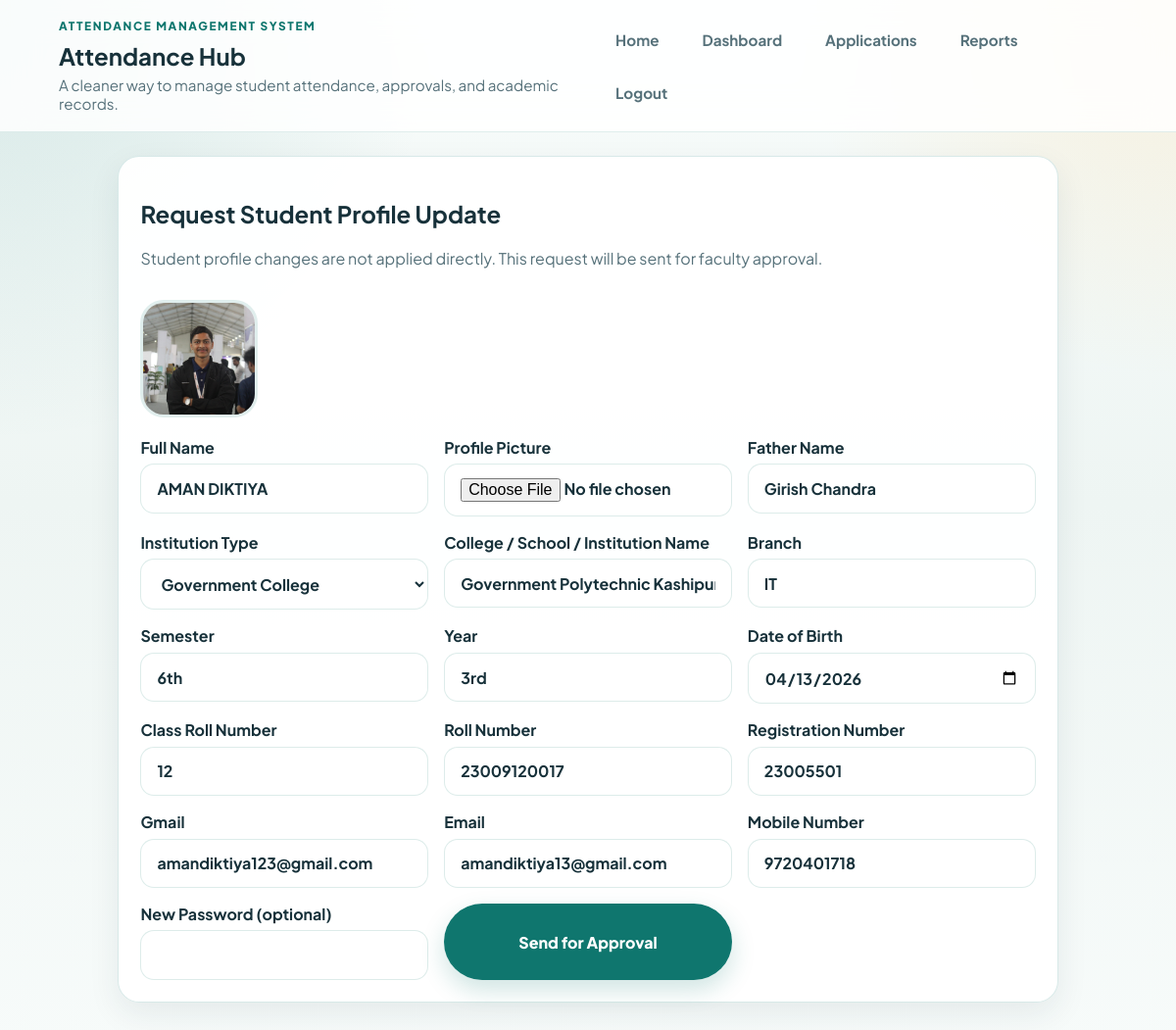
/student/profile/edit (signed in), run on the app's committed database.
### tables this page shows
CREATE TABLE users (
    id INTEGER PRIMARY KEY AUTOINCREMENT,
    role TEXT NOT NULL CHECK (role IN ('admin', 'faculty', 'student')),
    roll_number TEXT UNIQUE,
    registration_number TEXT UNIQUE,
    full_name TEXT NOT NULL,
    father_name TEXT,
    branch TEXT,
    semester TEXT,
    year TEXT,
    dob TEXT,
    mobile_number TEXT UNIQUE,
    gmail TEXT,
    email TEXT,
    password_hash TEXT NOT NULL,
    is_mobile_verified INTEGER NOT NULL DEFAULT 0,
    created_by INTEGER,
    created_at TEXT NOT NULL DEFAULT CURRENT_TIMESTAMP, class_roll_number TEXT, institution_type TEXT, institution_name TEXT, profile_picture TEXT,
    FOREIGN KEY(created_by) REFERENCES users(id)
);

### attendance_app/routes.py (the view, shortened to what this page needs)
@bp.route("/student/profile/edit", methods=["GET", "POST"])
@login_required("student")
def student_profile_edit():
    user = current_user()
    student = get_db().execute("SELECT * FROM users WHERE id = ?", (user["id"],)).fetchone()
    return render_template("student_profile_edit.html", student=student)

### attendance_app/auth.py (called while the page is built)
def current_user():
    user_id = session.get("user_id")
    if not user_id:
        return None
    return get_db().execute("SELECT * FROM users WHERE id = ?", (user_id,)).fetchone()

def login_required(*roles):
    def decorator(view):
        @wraps(view)
        def wrapped(*args, **kwargs):
            user = current_user()
            if user is None:
                flash("Please login first.", "error")
                return redirect(url_for("main.login"))
            if roles and user["role"] not in roles:
                flash("You do not have access to this page.", "error")
                return redirect(url_for("main.dashboard"))
            return view(*args, **kwargs)
        return wrapped
    return decorator

### attendance_app/database.py (called while the page is built)
def get_db():
    if "db" not in g:
        db_path = Path(current_app.root_path).parent / current_app.config["DATABASE"]
        g.db = sqlite3.connect(db_path)
        g.db.row_factory = sqlite3.Row
    return g.db

### attendance_app/routes.py (called while the page is built)
def semester_filter_options():
    return [{"value": value, "label": label} for value, label, _ in YEAR_SEMESTER_FILTERS]

@bp.context_processor
def inject_globals():
    user = current_user()
    pending_count = len(pending_requests_for_user(user)) if user and user["role"] in {"admin", "faculty"} else 0
    return {
        "current_user": user,
        "today": today_iso(),
        "min_date": one_year_ago_iso(),
        "institution_options": INSTITUTION_OPTIONS,
        "school_college_types": list(SCHOOL_COLLEGE_TYPES),
        "year_semester_filters": semester_filter_options(),
        "pending_count": pending_count,
    }

### attendance_app/utils.py (called while the page is built)
def today_iso():
    return date.today().isoformat()

def one_year_ago_iso():
    return (date.today() - timedelta(days=365)).isoformat()

### attendance_app/templates/student_profile_edit.html
{% extends "base.html" %}
{% block content %}
<section class="card form-card">
    <h2>Request Student Profile Update</h2>
    <p class="muted">Student profile changes are not applied directly. This request will be sent for faculty approval.</p>
    {% if student['profile_picture'] %}
        <img class="profile-photo" src="{{ url_for('main.profile_picture', filename=student['profile_picture']) }}" alt="Student profile picture">
    {% endif %}
    <form method="post" enctype="multipart/form-data" class="grid-form">
        <label>Full Name<input type="text" name="full_name" value="{{ student['full_name'] }}" required></label>
        <label>Profile Picture<input type="file" name="profile_picture" accept=".jpg,.jpeg,.png"></label>
        <label>Father Name<input type="text" name="father_name" value="{{ student['father_name'] }}" required></label>
        <label>
            Institution Type
            <select name="institution_type" id="student-self-institution-type" required>
                {% for value, label in institution_options %}
                    <option value="{{ value }}" {% if student['institution_type'] == value %}selected{% endif %}>{{ label }}</option>
                {% endfor %}
            </select>
        </label>
        <label id="student-self-institution-name-group">College / School / Institution Name<input type="text" name="institution_name" id="student-self-institution-name" value="{{ student['institution_name'] }}"></label>
        <label>Branch<input type="text" name="branch" value="{{ student['branch'] }}" required></label>
        <label>Semester<input type="text" name="semester" value="{{ student['semester'] }}" required></label>
        <label>Year<input type="text" name="year" value="{{ student['year'] }}" required></label>
        <label>Date of Birth<input type="date" name="dob" value="{{ student['dob'] }}" required></label>
        <label>Class Roll Number<input type="text" name="class_roll_number" value="{{ student['class_roll_number'] }}" required></label>
        <label>Roll Number<input type="text" name="roll_number" value="{{ student['roll_number'] }}" required></label>
        <label>Registration Number<input type="text" name="registration_number" value="{{ student['registration_number'] }}" required></label>
        <label>Gmail<input type="email" name="gmail" value="{{ student['gmail'] }}" required></label>
        <label>Email<input type="email" name="email" value="{{ student['email'] }}" required></label>
        <label>Mobile Number<input type="text" name="mobile_number" value="{{ student['mobile_number'] }}" required></label>
        <label>New Password (optional)<input type="password" name="password"></label>
        <button class="btn primary" type="submit">Send for Approval</button>
    </form>
</section>
{% endblock %}

### attendance_app/static/style.css (style rules this page uses)
:root { --bg: #f4f7f4; --bg-accent: #e7f7f4; --surface: rgba(255, 255, 255, 0.94); --surface-strong: #ffffff; --surface-soft: #edf6f4; --text: #17313a; --muted: #56717a; --primary: #0f766e; --primary-dark: #0a5c56; --primary-soft: #d9f3ef; --accent: #f59e0b; --accent-soft: #fff3dc; --success: #177245; --error: #b42318; --border: rgba(15, 118, 110, 0.16); --shadow: 0 20px 60px rgba(23, 49, 58, 0.12); --shadow-soft: 0 12px 32px rgba(23, 49, 58, 0.08); --radius-xl: 30px; --radius-lg: 22px; --radius-md: 16px; }
* { box-sizing: border-box; }
html { scroll-behavior: smooth; scroll-padding-top: 110px; }
body { margin: 0; min-height: 100vh; overflow-x: hidden; font-family: "Plus Jakarta Sans", "Segoe UI", Tahoma, Geneva, Verdana, sans-serif; color: var(--text); background: radial-gradient(circle at top left, rgba(15, 118, 110, 0.14), transparent 28%), radial-gradient(circle at top right, rgba(245, 158, 11, 0.12), transparent 24%), linear-gradient(180deg, #f8fcfb 0%, #eef5f3 48%, #f7fbfa 100%); }
img { max-width: 100%; }
.card { background: var(--surface); border: 1px solid var(--border); border-radius: var(--radius-lg); padding: 1.4rem; box-shadow: var(--shadow-soft); transition: transform 0.24s ease, box-shadow 0.24s ease, border-color 0.24s ease; }
.lead, .muted { color: var(--muted); }
.btn, .animated-btn { display: inline-flex; align-items: center; justify-content: center; border: 0; cursor: pointer; font: inherit; font-weight: 800; transition: transform 0.2s ease, box-shadow 0.2s ease, background 0.2s ease, color 0.2s ease; }
.btn { border-radius: 999px; padding: 0.88rem 1.25rem; }
.btn.primary { color: #fff; background: var(--primary); box-shadow: 0 10px 24px rgba(15, 118, 110, 0.2); }
.form-card { max-width: 960px; margin: 0 auto; }
.grid-form { display: grid; grid-template-columns: repeat(auto-fit, minmax(220px, 1fr)); gap: 1rem; }
label { display: flex; flex-direction: column; gap: 0.4rem; font-weight: 700; }
input, select, textarea, button { font: inherit; }
input, select, textarea { width: 100%; border: 1px solid rgba(15, 118, 110, 0.14); border-radius: 14px; padding: 0.86rem 1rem; color: var(--text); background: rgba(255, 255, 255, 0.95); transition: transform 0.2s ease, border-color 0.2s ease, box-shadow 0.2s ease, background 0.2s ease; }
.profile-photo { width: 120px; height: 120px; object-fit: cover; border-radius: 24px; border: 3px solid rgba(15, 118, 110, 0.12); margin: 1rem 0; }

### data on the page
users: profile_picture (picture), full_name "AMAN DIKTIYA", father_name "Girish Chandra", institution_type "Government College", institution_name "Government Polytechnic Kashipur", branch "IT", semester "6th", year "3rd", dob "04/13/2026", class_roll_number "12", roll_number "23009120017", registration_number "23005501", gmail "amandiktiya123@gmail.com", email "amandiktiya13@gmail.com", mobile_number "9720401718"
